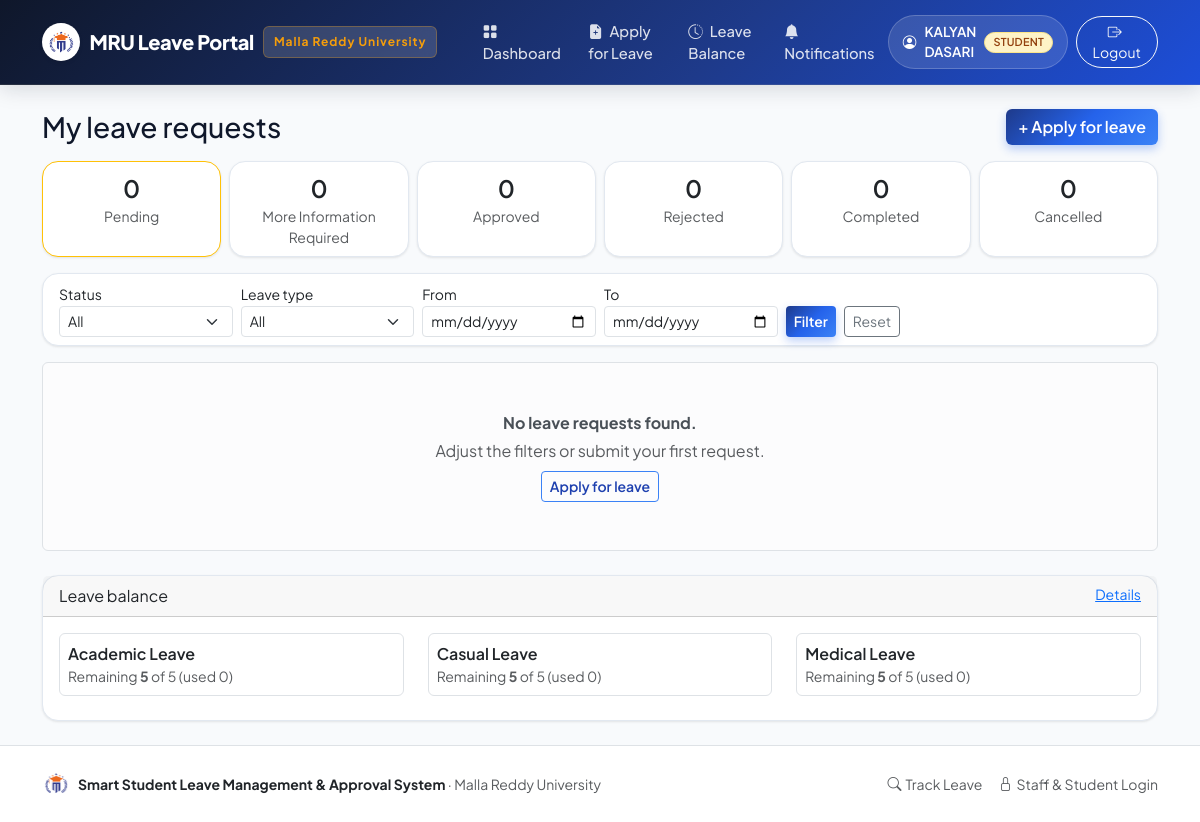
Page /student/ (signed in) on the committed database.
### tables this page shows
CREATE TABLE users (
    id INTEGER PRIMARY KEY AUTOINCREMENT,
    name TEXT NOT NULL,
    roll_no TEXT,
    email TEXT NOT NULL COLLATE NOCASE UNIQUE,
    password_hash TEXT NOT NULL,
    role TEXT NOT NULL CHECK (role IN ('student', 'faculty', 'hod', 'admin')),
    department_id INTEGER REFERENCES departments(id),
    branch_id INTEGER REFERENCES branches(id),
    active INTEGER NOT NULL DEFAULT 1,
    created_at TEXT NOT NULL
);

CREATE TABLE leave_balances (
    id INTEGER PRIMARY KEY AUTOINCREMENT,
    student_id INTEGER NOT NULL REFERENCES users(id),
    leave_type_id INTEGER NOT NULL REFERENCES leave_types(id),
    academic_year TEXT NOT NULL,
    allocated INTEGER NOT NULL DEFAULT 0,
    used INTEGER NOT NULL DEFAULT 0,
    remaining INTEGER NOT NULL DEFAULT 0,
    UNIQUE (student_id, leave_type_id, academic_year)
);

CREATE TABLE leave_types (
    id INTEGER PRIMARY KEY AUTOINCREMENT,
    name TEXT NOT NULL UNIQUE,
    description TEXT NOT NULL DEFAULT '',
    max_days INTEGER NOT NULL DEFAULT 10,
    requires_document INTEGER NOT NULL DEFAULT 0,
    hod_required INTEGER NOT NULL DEFAULT 0,
    active INTEGER NOT NULL DEFAULT 1
);

### leave_management/student.py (the view)
@bp.route("/")
@roles_required("student")
def dashboard():
    finalize_completed()
    student_id = g.user["id"]
    status = request.args.get("status", "")
    leave_type = request.args.get("type", "")
    date_from = request.args.get("from", "")
    date_to = request.args.get("to", "")
    page = page_number(request.args.get("page"))
    where = ["r.student_id = ?"]
    args = [student_id]
    if status:
        where.append("r.status = ?")
        args.append(status)
    if leave_type:
        where.append("r.leave_type_id = ?")
        args.append(int(leave_type))
    if parse_date(date_from):
        where.append("r.end_date >= ?")
        args.append(date_from)
    if parse_date(date_to):
        where.append("r.start_date <= ?")
        args.append(date_to)
    clause = " AND ".join(where)
    per_page = current_app.config["PER_PAGE"]
    total = query(f"SELECT COUNT(*) AS n FROM leave_requests r WHERE {clause}", args, one=True)["n"]
    rows = query(
        f"""SELECT r.*, t.name AS leave_type_name, t.requires_document
            FROM leave_requests r JOIN leave_types t ON t.id = r.leave_type_id
            WHERE {clause}
            ORDER BY r.created_at DESC
            LIMIT ? OFFSET ?""",
        (*args, per_page, (page - 1) * per_page),
    )
    holidays = load_holiday_dates(query)
    requests = [
        {**dict(row), "days": working_days(parse_date(row["start_date"]), parse_date(row["end_date"]), holidays)}
        for row in rows
    ]
    stats = {
        s["status"]: s["n"]
        for s in query(
            "SELECT status, COUNT(*) AS n FROM leave_requests WHERE student_id = ? GROUP BY status",
            (student_id,),
        )
    }
    _ensure_student_balances(student_id)
    balances = query(
        """SELECT b.*, t.name AS leave_type_name FROM leave_balances b
           JOIN leave_types t ON t.id = b.leave_type_id
           WHERE b.student_id = ? ORDER BY t.name""",
        (student_id,),
    )
    leave_types = query("SELECT * FROM leave_types WHERE active = 1 ORDER BY name")
    return render_template(
        "student/dashboard.html",
        requests=requests,
        stats=stats,
        balances=balances,
        leave_types=leave_types,
        page=page,
        total=total,
        per_page=per_page,
        filters={"status": status, "type": leave_type, "from": date_from, "to": date_to},
    )

### leave_management/db.py (called while the page is built)
def utcnow() -> str:
    return datetime.now(timezone.utc).strftime("%Y-%m-%d %H:%M:%S")

def get_db() -> sqlite3.Connection:
    if "db" not in g:
        g.db = sqlite3.connect(current_app.config["DATABASE"])
        g.db.row_factory = sqlite3.Row
        g.db.execute("PRAGMA foreign_keys = ON")
    return g.db

def query(sql: str, args=(), one: bool = False):
    cur = get_db().execute(sql, args)
    rows = cur.fetchall()
    cur.close()
    if one:
        return rows[0] if rows else None
    return rows

def execute(sql: str, args=(), commit: bool = True) -> sqlite3.Cursor:
    db = get_db()
    cur = db.execute(sql, args)
    if commit:
        db.commit()
    return cur

### leave_management/notify.py (called while the page is built)
def unread_count(user_id) -> int:
    row = query(
        "SELECT COUNT(*) AS n FROM notifications WHERE recipient_id = ? AND is_read = 0 AND channel = 'in_app'",
        (user_id,),
        one=True,
    )
    return row["n"] if row else 0

### leave_management/security.py (called while the page is built)
def load_user():
    user_id = session.get("user_id")
    g.user = None
    if user_id:
        g.user = query(
            """SELECT u.*, d.name AS department_name, b.name AS branch_name
               FROM users u
               LEFT JOIN departments d ON d.id = u.department_id
               LEFT JOIN branches b ON b.id = u.branch_id
               WHERE u.id = ? AND u.active = 1""",
            (user_id,),
            one=True,
        )
        if g.user is None:
            session.pop("user_id", None)

def roles_required(*roles):
    def decorator(view):
        @wraps(view)
        def wrapper(*args, **kwargs):
            if g.user is None:
                flash("Please sign in to continue.", "warning")
                return redirect(url_for("auth.login", next=request.path))
            if g.user["role"] not in roles:
                abort(403)
            return view(*args, **kwargs)
        return wrapper
    return decorator

### leave_management/validators.py (called while the page is built)
def page_number(raw, default=1) -> int:
    try:
        return max(int(raw or default), 1)
    except (TypeError, ValueError):
        return default

def parse_date(value) -> date | None:
    if not value:
        return None
    try:
        return datetime.strptime(str(value), DATE_FMT).date()
    except ValueError:
        return None

def academic_year(day: date) -> str:
    if day.month >= 7:
        return f"{day.year}-{str(day.year + 1)[2:]}"
    return f"{day.year - 1}-{str(day.year)[2:]}"

def load_holiday_dates(db_query) -> set[str]:
    return {row["date"] for row in db_query("SELECT date FROM holidays")}

### templates/student/dashboard.html (shortened to what this page needs)
{% extends "base.html" %}
{% from "_macros.html" import status_badge, pager %}
{% block content %}
<div class="d-flex justify-content-between align-items-center flex-wrap gap-2 mb-3">
  <h3 class="mb-0">My leave requests</h3>
  <a href="{{ url_for('student.new_request') }}" class="btn btn-primary">+ Apply for leave</a>
</div>
<div class="row g-2 mb-3">
  {% for label, key in [('Pending', 'Pending'), ('More Information Required', 'More Information Required'), ('Approved', 'Approved'), ('Rejected', 'Rejected'), ('Completed', 'Completed'), ('Cancelled', 'Cancelled')] %}
  <div class="col-6 col-md-4 col-xl-2">
    <div class="card text-center h-100 {{ 'border-warning' if key == 'Pending' }}">
      <div class="card-body py-2">
        <div class="fs-4 fw-semibold">{{ stats.get(key, 0) }}</div>
        <div class="small text-muted">{{ label }}</div>
      </div>
    </div>
  </div>
  {% endfor %}
</div>
<div class="card mb-3">
  <div class="card-body py-2">
    <form class="row g-2 align-items-end" method="get">
      <div class="col-6 col-md-2">
        <label class="form-label small mb-0">Status</label>
        <select name="status" class="form-select form-select-sm">
          <option value="">All</option>
        </select>
      </div>
      <div class="col-6 col-md-2">
        <label class="form-label small mb-0">Leave type</label>
        <select name="type" class="form-select form-select-sm">
          <option value="">All</option>
        </select>
      </div>
      <div class="col-6 col-md-2">
        <label class="form-label small mb-0">From</label>
        <input type="date" name="from" value="{{ filters.from }}" class="form-control form-control-sm">
      </div>
      <div class="col-6 col-md-2">
        <label class="form-label small mb-0">To</label>
        <input type="date" name="to" value="{{ filters.to }}" class="form-control form-control-sm">
      </div>
      <div class="col-12 col-md-4 d-flex gap-2">
        <button class="btn btn-sm btn-primary">Filter</button>
        <a href="{{ url_for('student.dashboard') }}" class="btn btn-sm btn-outline-secondary">Reset</a>
      </div>
    </form>
  </div>
</div>
{% if not requests %}
<div class="alert alert-light border text-center py-5">
  <p class="mb-1"><strong>No leave requests found.</strong></p>
  <p class="text-muted mb-2">Adjust the filters or submit your first request.</p>
  <a href="{{ url_for('student.new_request') }}" class="btn btn-outline-primary btn-sm">Apply for leave</a>
</div>
{% endif %}
<div class="card mt-4">
  <div class="card-header d-flex justify-content-between">
    <span>Leave balance</span>
    <a href="{{ url_for('student.balances') }}" class="small">Details</a>
  </div>
  <div class="card-body">
    {% if balances %}
    <div class="row">
      {% for b in balances %}
      <div class="col-md-4 mb-2">
        <div class="border rounded p-2 h-100">
          <div class="fw-semibold">{{ b.leave_type_name }}</div>
          <div class="small text-muted">Remaining <strong>{{ b.remaining }}</strong> of {{ b.allocated }} (used {{ b.used }})</div>
        </div>
      </div>
      {% endfor %}
    </div>
    {% else %}
    <p class="text-muted mb-0">No leave balances have been allocated yet.</p>
    {% endif %}
  </div>
</div>
{% endblock %}

### templates/base.html (shortened to what this page needs)
<!DOCTYPE html>
<html lang="en">
<head>
  <link href="https://cdn.jsdelivr.net/npm/bootstrap@5.3.0/dist/css/bootstrap.min.css" rel="stylesheet">
  <link href="https://cdn.jsdelivr.net/npm/bootstrap-icons@1.11.3/font/bootstrap-icons.min.css" rel="stylesheet">
  <link href="{{ url_for('static', filename='styles.css') }}" rel="stylesheet">
</head>
<body>
<nav class="navbar navbar-expand-lg mru-navbar no-print">
  <div class="container">
    <a class="navbar-brand mru-brand-title" href="{{ url_for('main.dashboard') }}">
      <img src="{{ url_for('static', filename='images/mru-logo.png') }}" alt="MRU Logo" class="bg-white rounded-circle p-1 shadow-sm" style="height: 38px; width: 38px; object-fit: contain;">
      <span>MRU Leave Portal</span>
      <span class="mru-brand-badge d-none d-sm-inline-block">Malla Reddy University</span>
    </a>
    <div class="collapse navbar-collapse" id="nav">
      <ul class="navbar-nav me-auto ps-lg-3">
        {% if current_user %}
          {% if current_user.role == 'student' %}
            <li class="nav-item"><a class="nav-link" href="{{ url_for('student.dashboard') }}"><i class="bi bi-grid-fill me-1"></i> Dashboard</a></li>
            <li class="nav-item"><a class="nav-link" href="{{ url_for('student.new_request') }}"><i class="bi bi-file-earmark-plus-fill me-1"></i> Apply for Leave</a></li>
            <li class="nav-item"><a class="nav-link" href="{{ url_for('student.balances') }}"><i class="bi bi-clock-history me-1"></i> Leave Balance</a></li>
          {% elif current_user.role in ('faculty', 'hod') %}
            <li class="nav-item"><a class="nav-link" href="{{ url_for('review.dashboard') }}"><i class="bi bi-clipboard-check-fill me-1"></i> Review Queue</a></li>
          {% endif %}
          <li class="nav-item">
            <a class="nav-link" href="{{ url_for('main.notifications') }}">
              <i class="bi bi-bell-fill me-1"></i> Notifications
            </a>
          </li>
        {% else %}
          <li class="nav-item"><a class="nav-link" href="{{ url_for('main.dashboard') }}"><i class="bi bi-house-door-fill me-1"></i> Home</a></li>
          <li class="nav-item"><a class="nav-link" href="{{ url_for('main.track') }}"><i class="bi bi-search me-1"></i> Track Leave</a></li>
        {% endif %}
      </ul>
      <ul class="navbar-nav align-items-lg-center gap-2">
        {% if current_user %}
          <li class="nav-item">
            <div class="user-pill">
              <i class="bi bi-person-circle"></i>
              <span>{{ current_user.name }}</span>
              <span class="badge bg-warning text-dark text-uppercase py-1 px-2" style="font-size: 0.68rem;">{{ current_user.role }}</span>
            </div>
          </li>
          <li class="nav-item">
            <form method="post" action="{{ url_for('auth.logout') }}" class="d-inline">
              <button class="btn btn-outline-light btn-sm px-3 rounded-pill">
                <i class="bi bi-box-arrow-right me-1"></i> Logout
              </button>
            </form>
          </li>
        {% endif %}
      </ul>
    </div>
  </div>
</nav>
<main class="container py-4">
  {% block content %}{% endblock %}
</main>
<footer class="mt-auto py-4 bg-white border-top text-muted small no-print">
  <div class="container d-flex flex-column flex-md-row justify-content-between align-items-center gap-3">
    <div class="d-flex align-items-center gap-2">
      <img src="{{ url_for('static', filename='images/mru-logo.png') }}" alt="MRU Logo" style="height: 28px; width: 28px; object-fit: contain;">
      <span><strong class="text-dark">Smart Student Leave Management &amp; Approval System</strong> &middot; Malla Reddy University</span>
    </div>
    <div class="d-flex gap-3">
      <a href="{{ url_for('main.track') }}" class="text-decoration-none text-muted"><i class="bi bi-search me-1"></i>Track Leave</a>
      <a href="{{ url_for('auth.login') }}" class="text-decoration-none text-muted"><i class="bi bi-lock me-1"></i>Staff &amp; Student Login</a>
    </div>
  </div>
</footer>
</body>
</html>

### static/styles.css (style rules this page uses)
:root { --primary: #1e40af; --primary-dark: #1e3a8a; --primary-light: #3b82f6; --primary-soft: #eff6ff; --primary-gradient: linear-gradient(135deg, #1e3a8a 0%, #2563eb 50%, #3b82f6 100%); --hero-gradient: linear-gradient(135deg, #0f172a 0%, #1e3a8a 60%, #1d4ed8 100%); --accent-gold: #f59e0b; --accent-gold-soft: #fef3c7; --success: #10b981; --warning: #f59e0b; --danger: #ef4444; --info: #06b6d4; --slate-50: #f8fafc; --slate-100: #f1f5f9; --slate-200: #e2e8f0; --slate-300: #cbd5e1; --slate-600: #475569; --slate-700: #334155; --slate-900: #0f172a; --shadow-sm: 0 1px 3px rgba(0, 0, 0, 0.06), 0 1px 2px rgba(0, 0, 0, 0.04); --shadow-md: 0 4px 6px -1px rgba(0, 0, 0, 0.07), 0 2px 4px -2px rgba(0, 0, 0, 0.05); --shadow-lg: 0 10px 25px -3px rgba(15, 23, 42, 0.08), 0 4px 10px -4px rgba(15, 23, 42, 0.04); --shadow-xl: 0 20px 30px -5px rgba(15, 23, 42, 0.12), 0 8px 12px -6px rgba(15, 23, 42, 0.06); --radius-sm: 0.375rem; --radius-md: 0.75rem; --radius-lg: 1rem; --radius-xl: 1.5rem; }
body { font-family: 'Plus Jakarta Sans', 'Inter', -apple-system, BlinkMacSystemFont, "Segoe UI", Roboto, sans-serif; background-color: var(--slate-50); color: var(--slate-900); min-height: 100vh; display: flex; flex-direction: column; -webkit-font-smoothing: antialiased; }
main { flex: 1 0 auto; }
.mru-navbar { background: var(--hero-gradient) !important; box-shadow: 0 4px 20px rgba(15, 23, 42, 0.15); border-bottom: 1px solid rgba(255, 255, 255, 0.1); padding: 0.75rem 0; }
.mru-brand-title { font-weight: 800; letter-spacing: -0.02em; font-size: 1.25rem; color: #ffffff !important; display: flex; align-items: center; gap: 0.6rem; }
.mru-brand-badge { background: rgba(255, 255, 255, 0.15); backdrop-filter: blur(8px); padding: 0.35rem 0.6rem; border-radius: var(--radius-sm); font-size: 0.75rem; font-weight: 700; letter-spacing: 0.08em; color: var(--accent-gold); border: 1px solid rgba(245, 158, 11, 0.3); }
.nav-link { font-weight: 500; font-size: 0.92rem; color: rgba(255, 255, 255, 0.85) !important; padding: 0.5rem 0.85rem !important; border-radius: 0.5rem; transition: all 0.2s ease; }
.user-pill { background: rgba(255, 255, 255, 0.12); border: 1px solid rgba(255, 255, 255, 0.2); padding: 0.35rem 0.85rem; border-radius: 9999px; color: #ffffff; font-size: 0.85rem; font-weight: 600; display: flex; align-items: center; gap: 0.5rem; }
.card { border: 1px solid var(--slate-200); border-radius: var(--radius-lg); background: #ffffff; box-shadow: var(--shadow-sm); transition: transform 0.2s ease, box-shadow 0.2s ease, border-color 0.2s ease; }
.badge { font-weight: 600; letter-spacing: 0.02em; padding: 0.4rem 0.75rem; border-radius: 9999px; font-size: 0.78rem; }
.badge.bg-warning, .badge-pending { background-color: #fef3c7 !important; color: #92400e !important; border: 1px solid #fde68a; }
.btn-primary { background: var(--primary-gradient); border: none; font-weight: 600; box-shadow: 0 4px 10px rgba(37, 99, 235, 0.3); transition: all 0.2s ease; }
.btn-outline-primary { border-color: var(--primary-light); color: var(--primary); font-weight: 600; }

### rows in the picture
users: name "KALYAN DASARI", role "STUDENT"
leave_balances: leave_type_name "Academic Leave", remaining "5", allocated "5", used "0"
leave_balances: leave_type_name "Casual Leave", remaining "5", allocated "5", used "0"
leave_balances: leave_type_name "Medical Leave", remaining "5", allocated "5", used "0"

### other values in the picture
{{ stats.get(key, 0) }} "0" "0" "0" "0" "0" "0"
{{ label }} "Pending" "More Information Required" "Approved" "Rejected" "Completed" "Cancelled"
